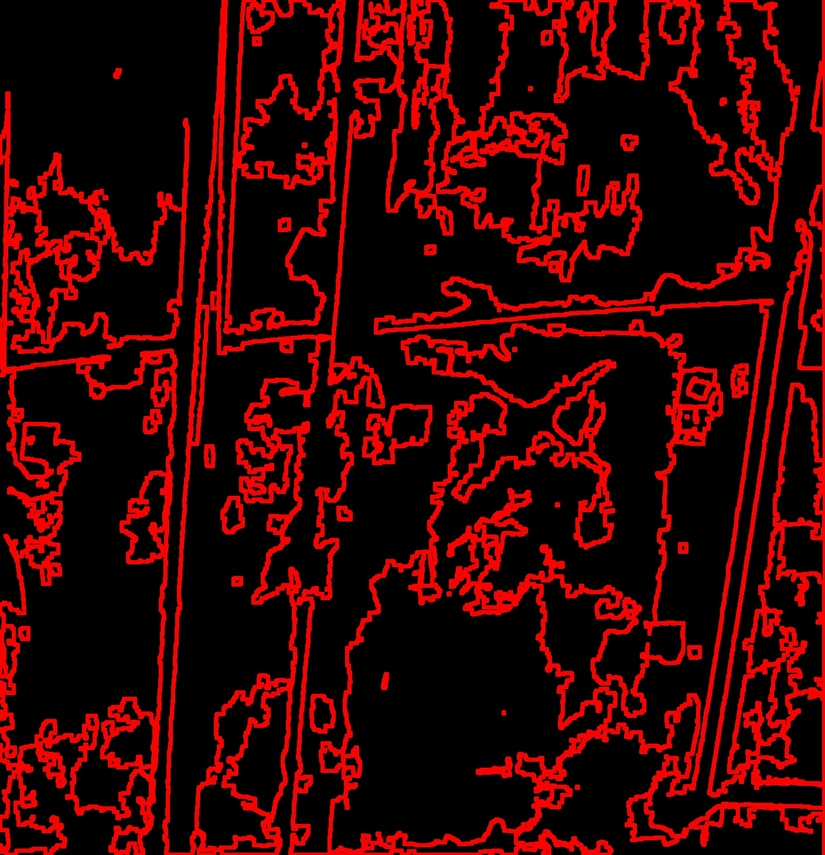
#> input picture inputs/final.jpg, 825 x 855 px, shrunk from 1408 x 1459 before the run, found by its file name
$ python trial.py
#> lines starting #> are read from the running program, lines starting #| are printed output that depends on the picture; after the words box and inside, x2 and y2 are one past the last pixel; in counts of white or black regions, pixels touching at a corner belong together
import numpy as np
import cv2
import os


input_path = r'C:\Users\Mihir Khedkar\Desktop\traditional_pipeline\inputs'
output_path = r'C:\Users\Mihir Khedkar\Desktop\traditional_pipeline\outputs'

image = cv2.imread(os.path.join(input_path, "final.jpg"), cv2.IMREAD_GRAYSCALE)
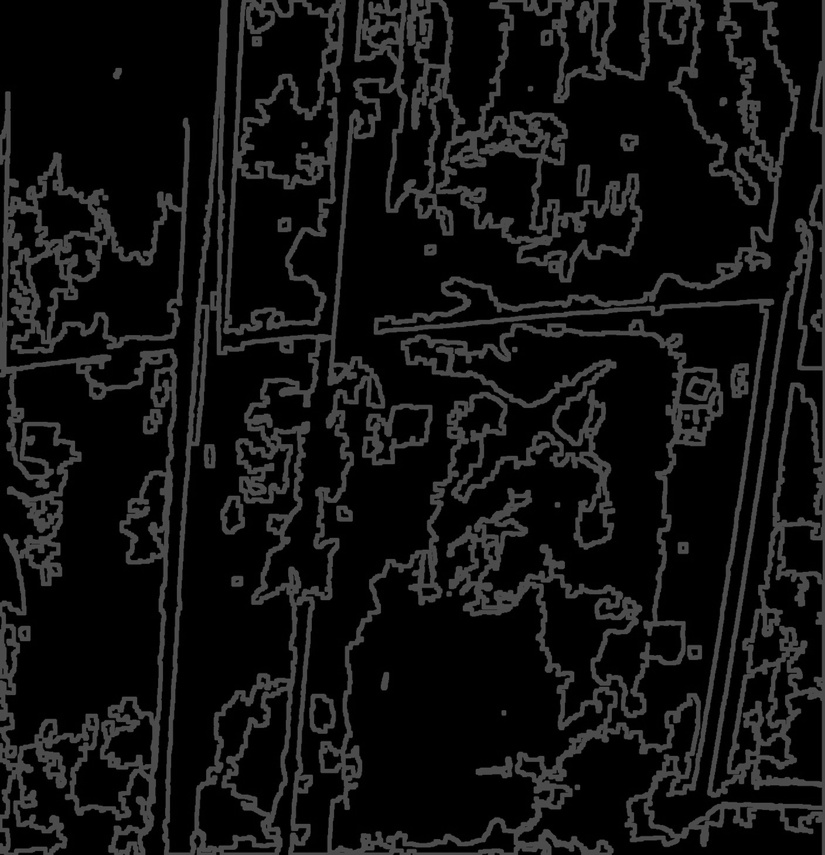
#> image: shape (855, 825); min 0, max 90, mean 17.7

h, w = image.shape
#> h = 855; w = 825

non_zero_ind = np.nonzero(image)
#> non_zero_ind = 317191 positions, rows 0 to 854, columns 0 to 824

image[non_zero_ind] = 255
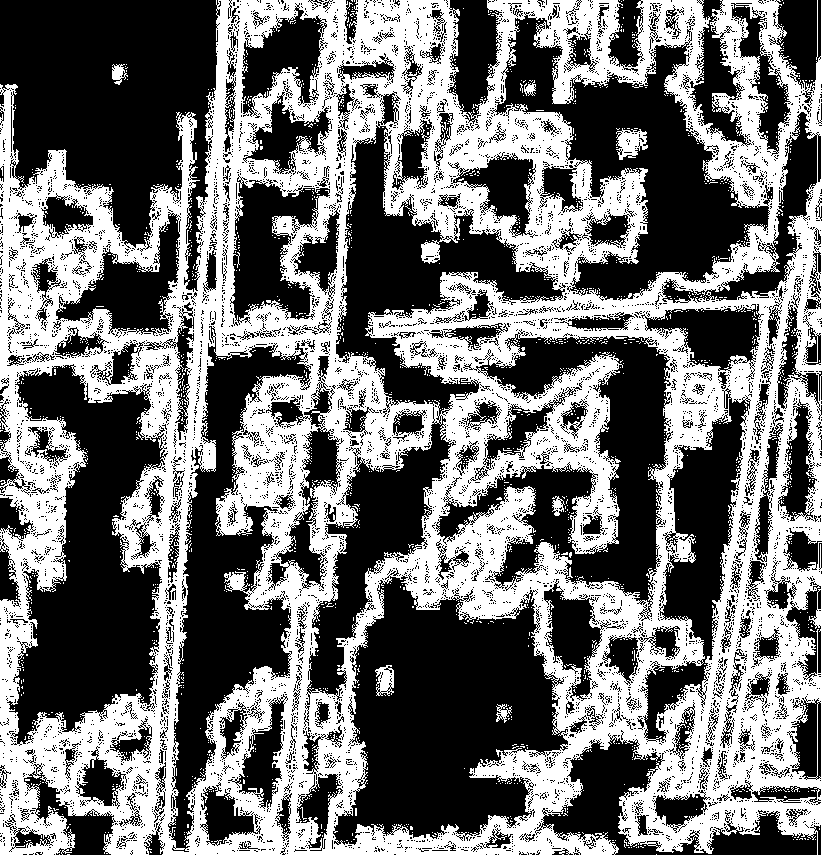
#> image: shape (855, 825); 45% white; 1618 white regions (1610 under 20 px), largest, box (x1, y1, x2, y2) and area: (0, 0, 825, 855) 311791, (616, 128, 648, 160) 606, (375, 665, 394, 696) 377
median_filtered_img = cv2.medianBlur(image, 5)
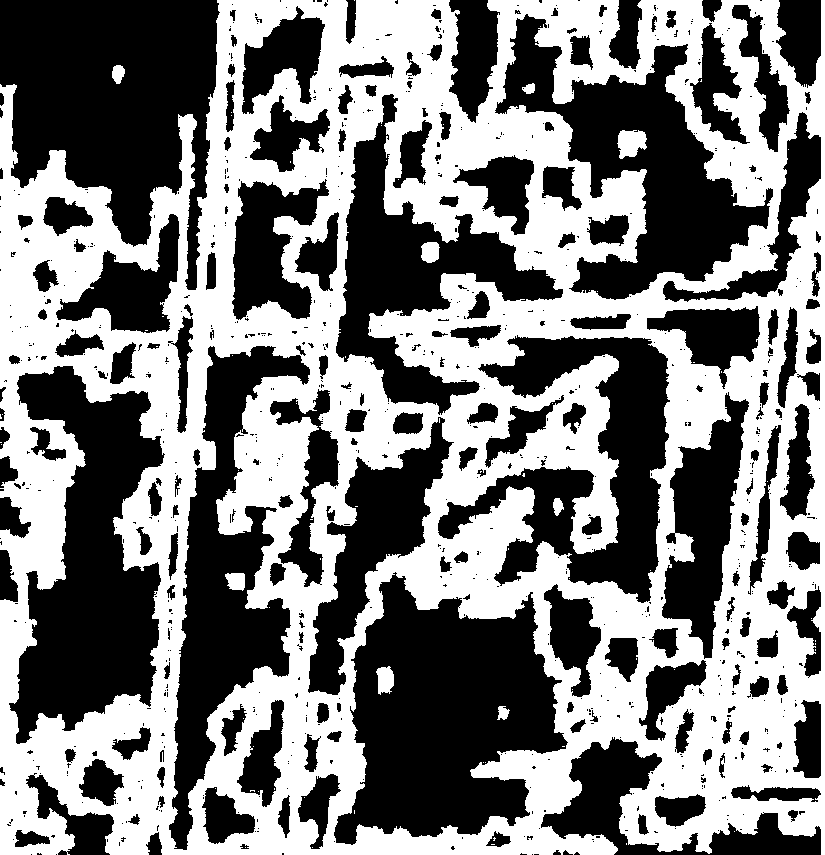
#> median_filtered_img: shape (855, 825); 48.8% white; 82 white regions (73 under 20 px), largest, box (x1, y1, x2, y2) and area: (0, 0, 825, 855) 341998, (617, 130, 647, 159) 635, (376, 666, 394, 695) 388
edges = cv2.Canny(image, 100, 250, L2gradient=True)
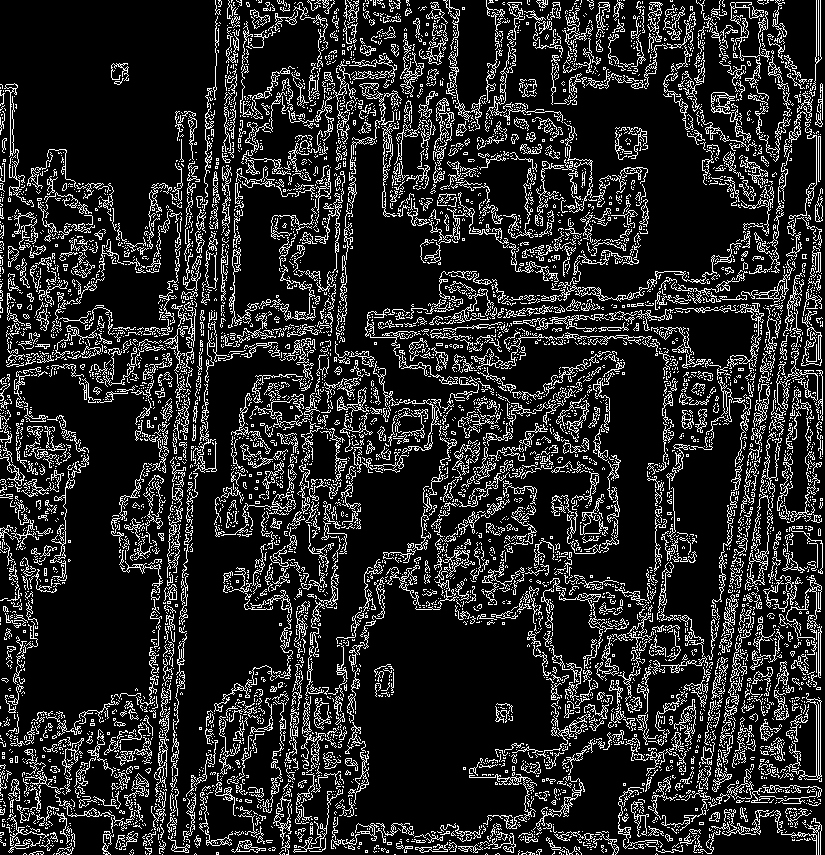
#> edges: shape (855, 825); 15.6% white in thin lines or dots

# Display the original and filtered images
# cv2.imshow('Median Filtered Image (5x5 kernel)', median_filtered_img)

# cv2.imwrite(os.path.join(output_path, "dark_on_white.jpg"), image)

contours, hierarchy = cv2.findContours(image, cv2.RETR_TREE, cv2.CHAIN_APPROX_NONE)
#> contours = 20441 contours, 19932 with area under 20; largest, box (x1, y1, x2, y2) and area: (0, 0, 825, 855) 634991, (332, 575, 569, 846) 40182, (6, 363, 166, 745) 33494, (494, 14, 770, 301) 29011, (167, 336, 312, 850) 26464

canvas = np.zeros_like(image)
# cv2.drawContours(canvas, contours, contourIdx=-1, color=(255, 255, 255), thickness=2)
canvas = cv2.cvtColor(canvas, cv2.COLOR_GRAY2BGR)
#> canvas: shape (855, 825, 3); every value is 0
def is_straight(contour, max_error=2.0):
    # Fit line
    vx, vy, x0, y0 = cv2.fitLine(
        contour, cv2.DIST_L2, 0, 0.01, 0.01
    )

    # Direction vector
    direction = np.array([vx, vy]).reshape(2)
    point_on_line = np.array([x0, y0]).reshape(2)

    # Compute perpendicular distance of each point
    pts = contour.reshape(-1, 2)
    diff = pts - point_on_line
    dist = np.abs(np.cross(diff, direction)) / np.linalg.norm(direction)

    return np.mean(dist) < max_error

straight_contours = [
    c for c in contours if len(c) > 55 and is_straight(c)
]
#> straight_contours = 10 contours, 1 with area under 20; largest, box (x1, y1, x2, y2) and area: (816, 701, 822, 780) 306, (817, 134, 822, 183) 184, (717, 750, 728, 776) 116, (818, 542, 823, 569) 101, (10, 105, 13, 153) 92

cv2.drawContours(canvas, straight_contours, -1, (0, 255, 0), 2)
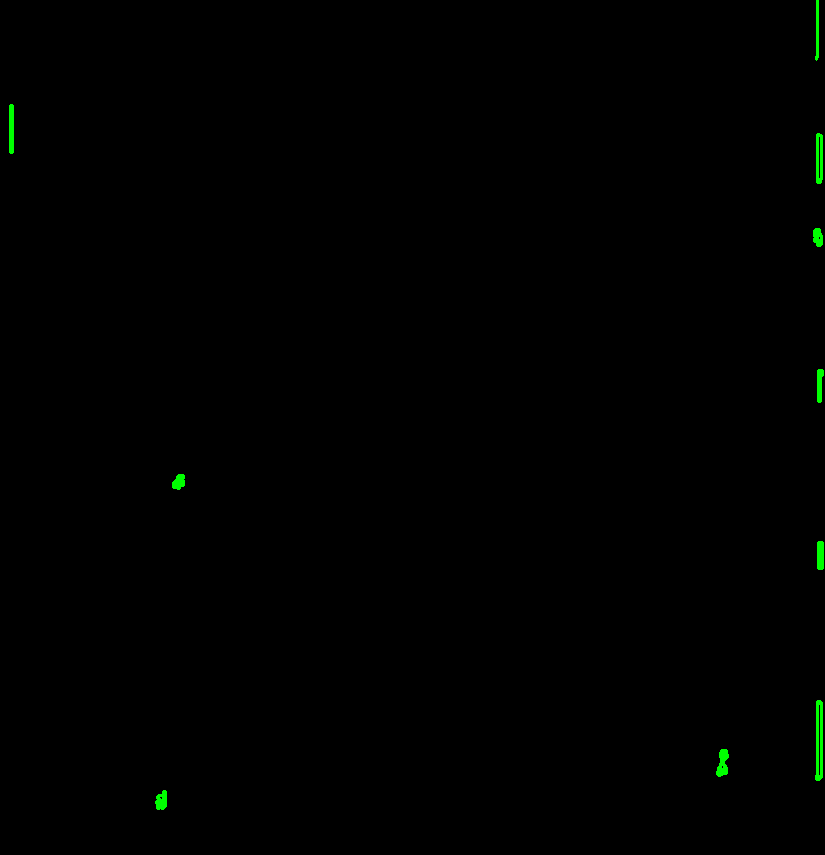
#> canvas: shape (855, 825, 3); mean B, G, R 0, 0.8, 0

cv2.imshow('Contours', canvas)
cv2.waitKey(0)
cv2.destroyAllWindows()
